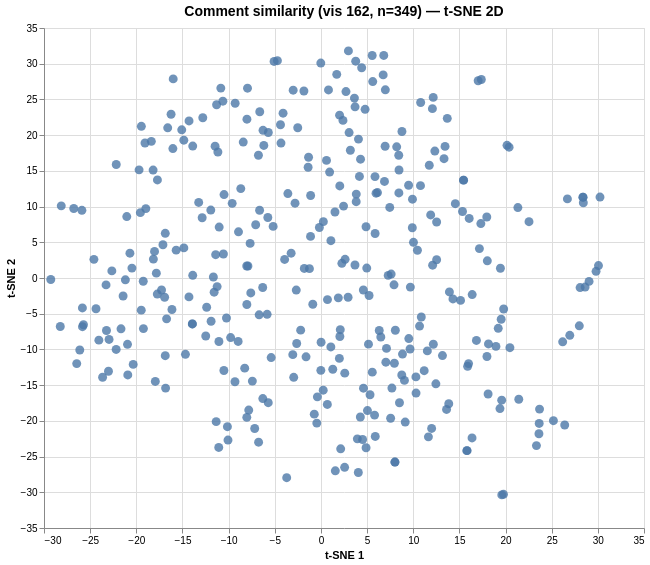

Specify this chart in Vega-Lite:
### Vega specification from a JSON file in a GitHub repository (floating-point values rounded to 4 significant figures; data arrays with more than 128 entries replaced by an {"elided": "..."} marker saying what was removed)
{"$schema": "https://vega.github.io/schema/vega/v6.json", "data": [{"name": "param_1e9efca18e7a2868_store"}, {"name": "source_0", "values": {"elided": "349 records"}}, {"name": "source_0_x_domain_dim_1", "values": [{"min": -29.27, "max": 30.23}]}, {"name": "source_0_y_domain_dim_2", "values": [{"min": -30.36, "max": 31.79}]}], "signals": [{"name": "unit", "value": {}, "on": [{"events": "pointermove", "update": "isTuple(group()) ? group() : unit"}]}, {"name": "param_1e9efca18e7a2868", "update": "vlSelectionResolve(\"param_1e9efca18e7a2868_store\", \"union\")"}, {"name": "param_1e9efca18e7a2868_dim_1", "on": [{"events": [{"source": "view", "type": "dblclick"}], "update": "null"}, {"events": {"signal": "param_1e9efca18e7a2868_translate_delta"}, "update": "panLinear(param_1e9efca18e7a2868_translate_anchor.extent_x, -param_1e9efca18e7a2868_translate_delta.x / width)"}, {"events": {"signal": "param_1e9efca18e7a2868_zoom_delta"}, "update": "zoomLinear(domain(\"x\"), param_1e9efca18e7a2868_zoom_anchor.x, param_1e9efca18e7a2868_zoom_delta)"}]}, {"name": "param_1e9efca18e7a2868_dim_2", "on": [{"events": [{"source": "view", "type": "dblclick"}], "update": "null"}, {"events": {"signal": "param_1e9efca18e7a2868_translate_delta"}, "update": "panLinear(param_1e9efca18e7a2868_translate_anchor.extent_y, param_1e9efca18e7a2868_translate_delta.y / height)"}, {"events": {"signal": "param_1e9efca18e7a2868_zoom_delta"}, "update": "zoomLinear(domain(\"y\"), param_1e9efca18e7a2868_zoom_anchor.y, param_1e9efca18e7a2868_zoom_delta)"}]}, {"name": "param_1e9efca18e7a2868_tuple", "on": [{"events": [{"signal": "param_1e9efca18e7a2868_dim_1 || param_1e9efca18e7a2868_dim_2"}], "update": "param_1e9efca18e7a2868_dim_1 && param_1e9efca18e7a2868_dim_2 ? {unit: \"\", fields: param_1e9efca18e7a2868_tuple_fields, values: [param_1e9efca18e7a2868_dim_1,param_1e9efca18e7a2868_dim_2]} : null"}]}, {"name": "param_1e9efca18e7a2868_tuple_fields", "value": [{"field": "dim_1", "channel": "x", "type": "R"}, {"field": "dim_2", "channel": "y", "type": "R"}]}, {"name": "param_1e9efca18e7a2868_translate_anchor", "value": {}, "on": [{"events": [{"source": "scope", "type": "pointerdown"}], "update": "{x: x(unit), y: y(unit), extent_x: domain(\"x\"), extent_y: domain(\"y\")}"}]}, {"name": "param_1e9efca18e7a2868_translate_delta", "value": {}, "on": [{"events": [{"source": "window", "between": [{"source": "scope", "type": "pointerdown"}, {"source": "window", "type": "pointerup"}], "consume": true, "type": "pointermove"}], "update": "{x: param_1e9efca18e7a2868_translate_anchor.x - x(unit), y: param_1e9efca18e7a2868_translate_anchor.y - y(unit)}"}]}, {"name": "param_1e9efca18e7a2868_zoom_anchor", "on": [{"events": [{"source": "scope", "consume": true, "type": "wheel"}], "update": "{x: invert(\"x\", x(unit)), y: invert(\"y\", y(unit))}"}]}, {"name": "param_1e9efca18e7a2868_zoom_delta", "on": [{"events": [{"source": "scope", "type": "wheel", "consume": true}], "update": "pow(1.001, event.deltaY * pow(16, event.deltaMode))", "force": true}]}, {"name": "param_1e9efca18e7a2868_modify", "on": [{"events": {"signal": "param_1e9efca18e7a2868_tuple"}, "update": "modify(\"param_1e9efca18e7a2868_store\", param_1e9efca18e7a2868_tuple, true)"}]}], "marks": [{"type": "symbol", "name": "marks", "from": {"data": "source_0"}, "encode": {"update": {"y": {"field": "dim_2", "scale": "y"}, "shape": {"value": "circle"}, "tooltip": {"signal": "{\"Comment #\": format(datum[\"index\"], \"\"), \"Comment\": isValid(datum[\"comment\"]) ? datum[\"comment\"] : \"\"+datum[\"comment\"]}"}, "opacity": {"value": 0.8}, "fill": {"value": "#4c78a8"}, "size": {"value": 80}, "x": {"field": "dim_1", "scale": "x"}}}, "clip": true, "style": ["circle"], "interactive": true}], "scales": [{"name": "x", "type": "linear", "domain": [{"signal": "(data(\"source_0_x_domain_dim_1\")[0] || {}).min"}, {"signal": "(data(\"source_0_x_domain_dim_1\")[0] || {}).max"}], "range": [0, {"signal": "width"}], "nice": true, "zero": true, "domainRaw": {"signal": "param_1e9efca18e7a2868[\"dim_1\"]"}}, {"name": "y", "type": "linear", "domain": [{"signal": "(data(\"source_0_y_domain_dim_2\")[0] || {}).min"}, {"signal": "(data(\"source_0_y_domain_dim_2\")[0] || {}).max"}], "range": [{"signal": "height"}, 0], "domainRaw": {"signal": "param_1e9efca18e7a2868[\"dim_2\"]"}, "zero": true, "nice": true}], "axes": [{"scale": "x", "grid": true, "maxExtent": 0, "ticks": false, "zindex": 0, "aria": false, "domain": false, "tickCount": {"signal": "ceil(width/40)"}, "labels": false, "orient": "bottom", "gridScale": "y", "minExtent": 0}, {"scale": "y", "zindex": 0, "maxExtent": 0, "grid": true, "minExtent": 0, "domain": false, "labels": false, "aria": false, "orient": "left", "tickCount": {"signal": "ceil(height/40)"}, "gridScale": "x", "ticks": false}, {"scale": "x", "zindex": 0, "orient": "bottom", "title": "t-SNE 1", "labelFlush": true, "grid": false, "labelOverlap": true, "tickCount": {"signal": "ceil(width/40)"}}, {"scale": "y", "grid": false, "tickCount": {"signal": "ceil(height/40)"}, "title": "t-SNE 2", "labelOverlap": true, "zindex": 0, "orient": "left"}], "title": {"text": "Comment similarity (vis 162, n=349) — t-SNE 2D", "frame": "group", "fontSize": 14}, "style": "cell", "background": "white", "padding": 5, "height": 500, "width": 600}
